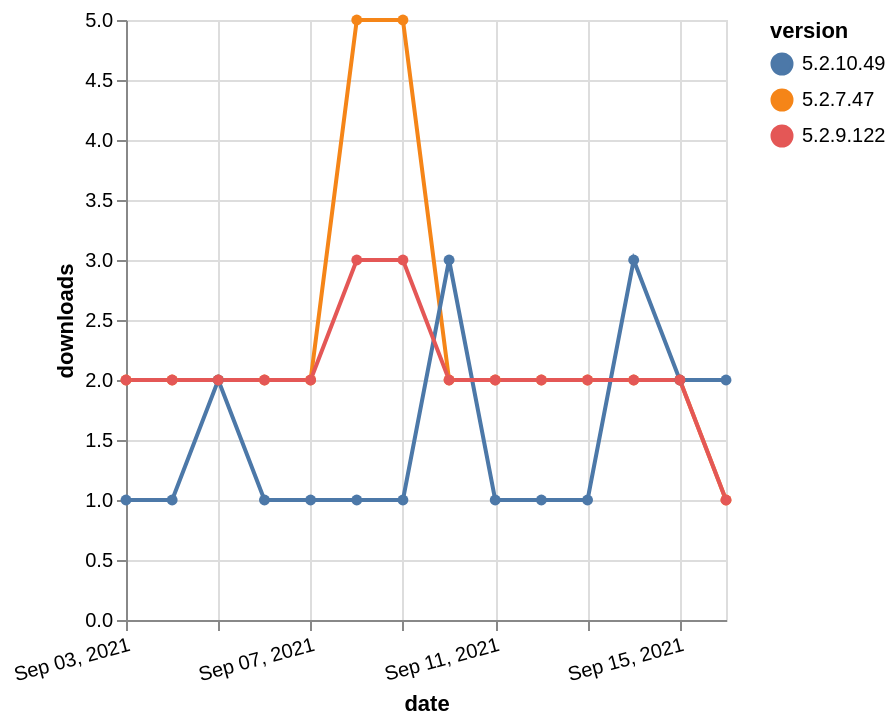

Express this chart as Vega-Lite.
### Vega-Lite specification from a JSON file in a GitHub repository (floating-point values rounded to 4 significant figures)
{"$schema": "https://vega.github.io/schema/vega-lite/v5.json", "description": "A simple bar chart with embedded data.", "data": {"values": [{"date": "2021-09-03", "total": 2721, "delta": 2, "version": "5.2.7.47"}, {"date": "2021-09-04", "total": 2723, "delta": 2, "version": "5.2.7.47"}, {"date": "2021-09-05", "total": 2725, "delta": 2, "version": "5.2.7.47"}, {"date": "2021-09-06", "total": 2727, "delta": 2, "version": "5.2.7.47"}, {"date": "2021-09-07", "total": 2729, "delta": 2, "version": "5.2.7.47"}, {"date": "2021-09-08", "total": 2734, "delta": 5, "version": "5.2.7.47"}, {"date": "2021-09-09", "total": 2739, "delta": 5, "version": "5.2.7.47"}, {"date": "2021-09-10", "total": 2741, "delta": 2, "version": "5.2.7.47"}, {"date": "2021-09-11", "total": 2743, "delta": 2, "version": "5.2.7.47"}, {"date": "2021-09-12", "total": 2745, "delta": 2, "version": "5.2.7.47"}, {"date": "2021-09-13", "total": 2747, "delta": 2, "version": "5.2.7.47"}, {"date": "2021-09-14", "total": 2749, "delta": 2, "version": "5.2.7.47"}, {"date": "2021-09-15", "total": 2751, "delta": 2, "version": "5.2.7.47"}, {"date": "2021-09-16", "total": 2752, "delta": 1, "version": "5.2.7.47"}, {"date": "2021-09-03", "total": 482, "delta": 1, "version": "5.2.10.49"}, {"date": "2021-09-04", "total": 483, "delta": 1, "version": "5.2.10.49"}, {"date": "2021-09-05", "total": 485, "delta": 2, "version": "5.2.10.49"}, {"date": "2021-09-06", "total": 486, "delta": 1, "version": "5.2.10.49"}, {"date": "2021-09-07", "total": 487, "delta": 1, "version": "5.2.10.49"}, {"date": "2021-09-08", "total": 488, "delta": 1, "version": "5.2.10.49"}, {"date": "2021-09-09", "total": 489, "delta": 1, "version": "5.2.10.49"}, {"date": "2021-09-10", "total": 492, "delta": 3, "version": "5.2.10.49"}, {"date": "2021-09-11", "total": 493, "delta": 1, "version": "5.2.10.49"}, {"date": "2021-09-12", "total": 494, "delta": 1, "version": "5.2.10.49"}, {"date": "2021-09-13", "total": 495, "delta": 1, "version": "5.2.10.49"}, {"date": "2021-09-14", "total": 498, "delta": 3, "version": "5.2.10.49"}, {"date": "2021-09-15", "total": 500, "delta": 2, "version": "5.2.10.49"}, {"date": "2021-09-16", "total": 502, "delta": 2, "version": "5.2.10.49"}, {"date": "2021-09-03", "total": 2783, "delta": 2, "version": "5.2.9.122"}, {"date": "2021-09-04", "total": 2785, "delta": 2, "version": "5.2.9.122"}, {"date": "2021-09-05", "total": 2787, "delta": 2, "version": "5.2.9.122"}, {"date": "2021-09-06", "total": 2789, "delta": 2, "version": "5.2.9.122"}, {"date": "2021-09-07", "total": 2791, "delta": 2, "version": "5.2.9.122"}, {"date": "2021-09-08", "total": 2794, "delta": 3, "version": "5.2.9.122"}, {"date": "2021-09-09", "total": 2797, "delta": 3, "version": "5.2.9.122"}, {"date": "2021-09-10", "total": 2799, "delta": 2, "version": "5.2.9.122"}, {"date": "2021-09-11", "total": 2801, "delta": 2, "version": "5.2.9.122"}, {"date": "2021-09-12", "total": 2803, "delta": 2, "version": "5.2.9.122"}, {"date": "2021-09-13", "total": 2805, "delta": 2, "version": "5.2.9.122"}, {"date": "2021-09-14", "total": 2807, "delta": 2, "version": "5.2.9.122"}, {"date": "2021-09-15", "total": 2809, "delta": 2, "version": "5.2.9.122"}, {"date": "2021-09-16", "total": 2810, "delta": 1, "version": "5.2.9.122"}]}, "width": "container", "mark": {"type": "line", "point": {"filled": true}}, "encoding": {"x": {"field": "date", "type": "temporal", "timeUnit": "yearmonthdate", "title": "date", "axis": {"labelAngle": -15}}, "y": {"field": "delta", "type": "quantitative", "title": "downloads"}, "color": {"field": "version", "type": "nominal"}, "tooltip": {"field": "delta"}}}
